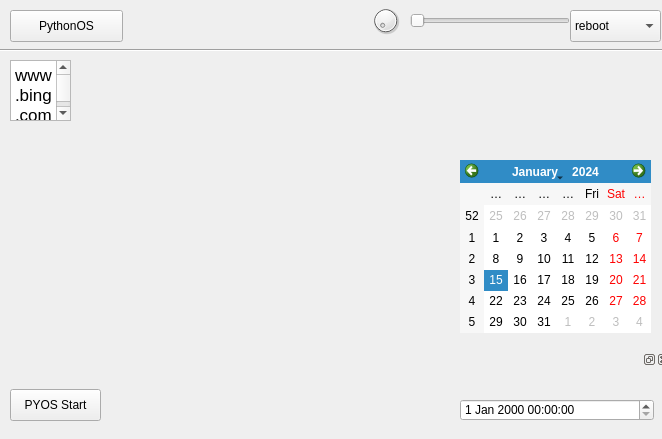
<?xml version="1.0" encoding="UTF-8"?>
<ui version="4.0">
 <class>Form</class>
 <widget class="QWidget" name="Form">
  <property name="geometry">
   <rect>
    <x>0</x>
    <y>0</y>
    <width>662</width>
    <height>439</height>
   </rect>
  </property>
  <property name="cursor">
   <cursorShape>ArrowCursor</cursorShape>
  </property>
  <property name="windowTitle">
   <string>Form</string>
  </property>
  <widget class="QCalendarWidget" name="calendarWidget">
   <property name="geometry">
    <rect>
     <x>460</x>
     <y>160</y>
     <width>191</width>
     <height>173</height>
    </rect>
   </property>
  </widget>
  <widget class="QTextBrowser" name="textBrowser">
   <property name="geometry">
    <rect>
     <x>10</x>
     <y>60</y>
     <width>61</width>
     <height>61</height>
    </rect>
   </property>
   <property name="html">
    <string>&lt;!DOCTYPE HTML PUBLIC &quot;-//W3C//DTD HTML 4.0//EN&quot; &quot;http://www.w3.org/TR/REC-html40/strict.dtd&quot;&gt;
&lt;html&gt;&lt;head&gt;&lt;meta name=&quot;qrichtext&quot; content=&quot;1&quot; /&gt;&lt;style type=&quot;text/css&quot;&gt;
p, li { white-space: pre-wrap; }
&lt;/style&gt;&lt;/head&gt;&lt;body style=&quot; font-family:'.AppleSystemUIFont'; font-size:13pt; font-weight:400; font-style:normal;&quot;&gt;
&lt;p style=&quot; margin-top:0px; margin-bottom:0px; margin-left:0px; margin-right:0px; -qt-block-indent:0; text-indent:0px;&quot;&gt;www.bing.com&lt;/p&gt;&lt;/body&gt;&lt;/html&gt;</string>
   </property>
  </widget>
  <widget class="QDockWidget" name="dockWidget">
   <property name="geometry">
    <rect>
     <x>-40</x>
     <y>350</y>
     <width>711</width>
     <height>181</height>
    </rect>
   </property>
   <widget class="QWidget" name="dockWidgetContents">
    <widget class="QDateTimeEdit" name="dateTimeEdit">
     <property name="geometry">
      <rect>
       <x>500</x>
       <y>30</y>
       <width>194</width>
       <height>22</height>
      </rect>
     </property>
    </widget>
    <widget class="QPushButton" name="pushButton">
     <property name="geometry">
      <rect>
       <x>50</x>
       <y>20</y>
       <width>91</width>
       <height>32</height>
      </rect>
     </property>
     <property name="text">
      <string>PYOS Start</string>
     </property>
    </widget>
   </widget>
  </widget>
  <widget class="QPushButton" name="pushButton_2">
   <property name="geometry">
    <rect>
     <x>10</x>
     <y>10</y>
     <width>113</width>
     <height>32</height>
    </rect>
   </property>
   <property name="text">
    <string>PythonOS</string>
   </property>
  </widget>
  <widget class="Line" name="line">
   <property name="geometry">
    <rect>
     <x>-10</x>
     <y>40</y>
     <width>821</width>
     <height>20</height>
    </rect>
   </property>
   <property name="orientation">
    <enum>Qt::Horizontal</enum>
   </property>
  </widget>
  <widget class="QSlider" name="horizontalSlider">
   <property name="geometry">
    <rect>
     <x>410</x>
     <y>10</y>
     <width>160</width>
     <height>22</height>
    </rect>
   </property>
   <property name="orientation">
    <enum>Qt::Horizontal</enum>
   </property>
  </widget>
  <widget class="QDial" name="dial">
   <property name="geometry">
    <rect>
     <x>370</x>
     <y>0</y>
     <width>31</width>
     <height>41</height>
    </rect>
   </property>
  </widget>
  <widget class="QComboBox" name="comboBox">
   <property name="geometry">
    <rect>
     <x>570</x>
     <y>10</y>
     <width>91</width>
     <height>32</height>
    </rect>
   </property>
   <item>
    <property name="text">
     <string>reboot</string>
    </property>
   </item>
   <item>
    <property name="text">
     <string>shout down</string>
    </property>
   </item>
  </widget>
 </widget>
 <resources/>
 <connections/>
</ui>
